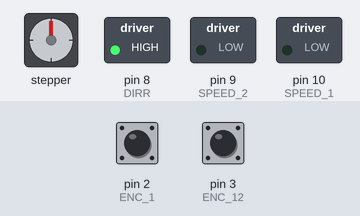
A sketch run on a simulated Arduino Uno, built with avr-gcc and run on an emulated ATmega328P. On the bench: stepper motor, switched loads named in the sketch (green lamp = pin HIGH). Wiring (inferred from the names in the program): stepper motor driver (200 steps per turn assumed): step pin 13; direction pin 12. Dashed ring = blinking. The inputs (shaded band) are chosen by the test bench; at power-on: pin 2 (ENC_1) HIGH, pin 3 (ENC_12) HIGH. Pins used as bus, display or sensor lines are not drawn; what the sketch prints to the serial monitor is not drawn.

Above: at 0.1 s.
At 0.9 s:
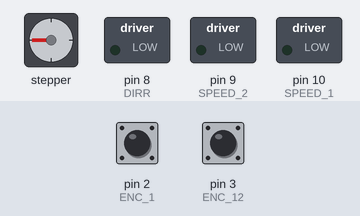
At 1.0 s:
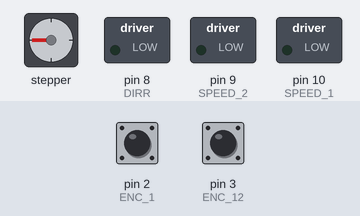
At 1.75 s:
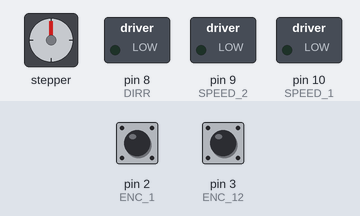
Timing chart, 0 to 4.1 s (numbered marks = the images above):
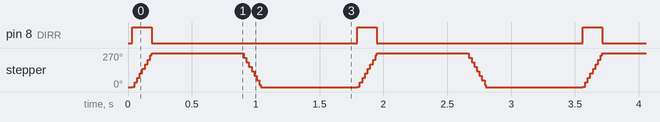

Measured:
- by itself, pin 8 (DIRR): alternates HIGH for 0.15 s and LOW for 1.6 s
- by itself, stepper: turns 270° clockwise in 0.15 s, then 270° counter-clockwise in 0.15 s, repeating every 1.8 s

The sketch:

Z_Axis_00_2.ino
```cpp
#include <SPI.h>
//#include "AVR_PWM.h"


#define SPEED_1      10
#define IN_1        4
#define IN_2        5

//#define IN_3        6
//#define IN_4        7
#define SPEED_2      9

#define ENC_1        2
#define ENC_12       3

#define STEPP       6
#define DIRR       8

#define STEP1       13
#define DIR1       12


volatile int lastEncoded = 0; // Here updated value of encoder store.

volatile long encoderValue = 0; // Raw encoder value


int VoltMAX = 140;  // Значение, при котором MotorShield выдаёт 12В
int VoltMIN = 40;   // Минимальное значение старта движения моторов

double InVolt = 14.5;
double OutVolt = 6;

int PWM = 100*OutVolt/InVolt;

int enc = 0;

//AVR_PWM* PWM_Instance;

int SP1 = 0;        // Переменная скорости мотора

void setup(){

  Serial.begin(9600);

  for (int i = 8; i < 10; i++) {
    pinMode(i, OUTPUT);
  }
  pinMode(STEPP, OUTPUT);
  //pinMode(DIRR, OUTPUT);
  pinMode(STEP1, OUTPUT);
  pinMode(DIR1, OUTPUT);

 // PWM_Instance = new AVR_PWM(SPEED_1, 500, 15);

  pinMode(ENC_1, INPUT_PULLUP);
  pinMode(ENC_12, INPUT_PULLUP);

  digitalWrite(ENC_1, HIGH); //turn pullup resistor on
  digitalWrite(ENC_12, HIGH); //turn pullup resistor on

  //call updateEncoder() when any high/low changed seen
  //on interrupt 0 (pin 2), or interrupt 1 (pin 3)
  attachInterrupt(0, updateEncoder, CHANGE);
  attachInterrupt(1, updateEncoder, CHANGE);

 // PWM_frequency(SPEED_1, 25000, CORRECT_PWM);

}

void loop(){

    // Если есть соединение с джойстиком, то ...

    for (int i = 9; i < PWM; i++) {

          //Serial.println("VVE PRAVO");  // Движение робота вправо-вверх

          //SP1 = mod*VoltMAX;            // Скорость Левого (1-го) мотора пропорциональна модулю радиус-вектора
          //SP2 = map(y, 0, 1000, VoltMIN, VoltMAX)/koef; // Скорость правого

        digitalWrite(IN_1, HIGH);
        digitalWrite(IN_2, LOW);
 //       digitalWrite(IN_3, LOW);
       // digitalWrite(IN_4, HIGH);   // направление мотора 1 - вперед (Если увидите, что машинка едет не в ту сторону или происходит что-то не то - меняйте направления, пока она не начнёт ехать предсказуемо)
        analogWrite(SPEED_1, SP1);
        analogWrite(SPEED_2, SP1);
          //PWM_Instance->setPWM(SPEED_1, 62500, 0);
        enc = digitalRead(ENC_1);

        //PWM_set(SPEED_1, 70);
        //Serial.println(enc);
        Serial.println(encoderValue/8344);
        //Serial.println(lastEncoded);

         // delay(350);
    }

    digitalWrite(DIRR,1);
    digitalWrite(DIR1,1);

    for(int x = 0; x < 150; x++) {

        digitalWrite(STEPP,HIGH);
        digitalWrite(STEP1,HIGH);
        delay(1);    // by changing this time delay between the steps we can change the rotation speed
        digitalWrite(STEPP,LOW);
        digitalWrite(STEP1,LOW);
        //Serial.println("LOOP");

         // by changing this time delay between the steps we can change the rotation speed

        //Serial.println("LOOP");
    }

    digitalWrite(DIRR,0);
    digitalWrite(DIR1,0);

    delay(700);

    for(int x = 0; x < 150; x++) {

        digitalWrite(STEPP,HIGH);
        digitalWrite(STEP1,HIGH);
        delay(1);    // by changing this time delay between the steps we can change the rotation speed
        digitalWrite(STEPP,LOW);
        digitalWrite(STEP1,LOW);
        //Serial.println("LOOP");
    }


    delay(700);


        //weapon = data[3];

        // Если значение переменной орудия 1, то включаем реле и запускаем мотор орудия
       // if (weapon == 1) {
       //   digitalWrite(RELAY_PIN, HIGH);
       //   Serial.println("On");
       // }
        //else { // Если значение переменной орудия -1, то выключаем реле и мотор
         // digitalWrite(RELAY_PIN, LOW);
          //Serial.println("Off");
        //}

      delay(25);


}

void updateEncoder(){
  int MSB = digitalRead(ENC_1); //MSB = most significant bit
  int LSB = digitalRead(ENC_12); //LSB = least significant bit

  int encoded = (MSB << 1) |LSB; //converting the 2 pin value to single number
  int sum  = (lastEncoded << 2) | encoded; //adding it to the previous encoded value

  if(sum == 0b1101 || sum == 0b0100 || sum == 0b0010 || sum == 0b1011) {

    encoderValue --;
    //Serial.println("Counter ClockWise");
  }
  if(sum == 0b1110 || sum == 0b0111 || sum == 0b0001 || sum == 0b1000) {
    encoderValue ++;
    //Serial.println("ClockWise");
  }


  lastEncoded = encoded; //store this value for next time

}
```
